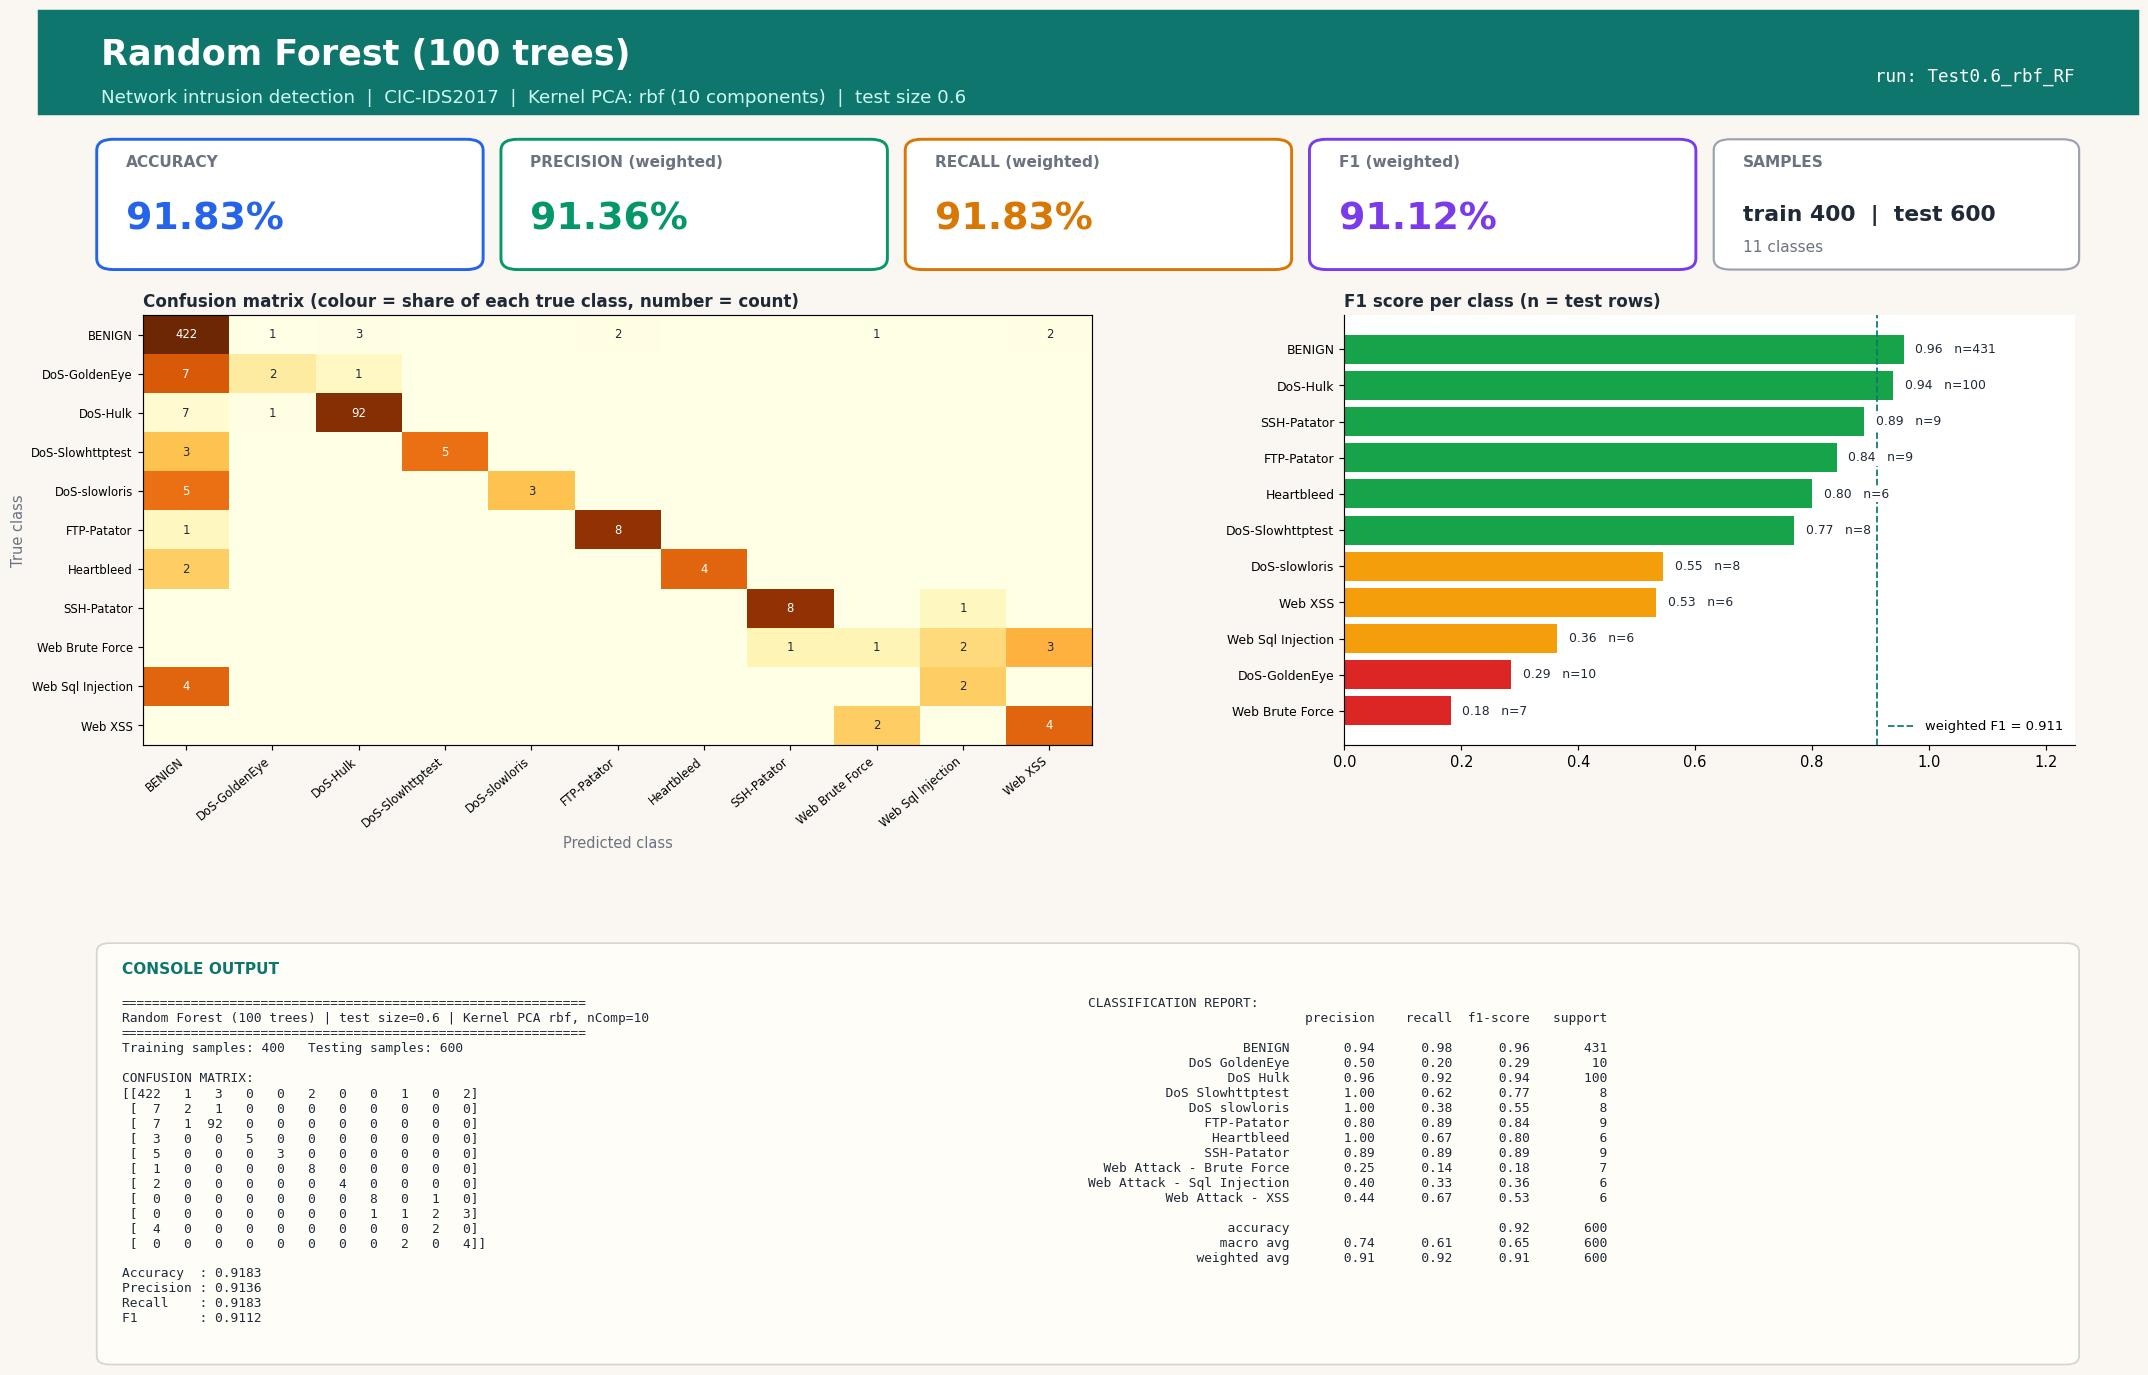

Write the Python code that produced this figure.
#!/usr/bin/env python3
"""Random Forest (100 trees) | Test size 0.6 | Kernel PCA kernel=rbf, n_components=10
CIC-IDS2017 (Tue+Wed+Thu-morning) 1000-row stratified sample.
Run in any IDE (Spyder / VS Code / PyCharm / Jupyter): open the file and press Run, no arguments needed.
Saves next to this file: 'Test0.6_rbf_RF.jpg' - one image with the console output (confusion matrix, metrics, classification report) plus charts."""
import json, os
import numpy as np
import matplotlib.pyplot as plt
from sklearn.decomposition import KernelPCA
from sklearn.ensemble import RandomForestClassifier
from sklearn.metrics import (accuracy_score, classification_report, confusion_matrix,
                             f1_score, precision_score, recall_score)
from sklearn.model_selection import train_test_split
from sklearn.preprocessing import StandardScaler

TEST_SIZE, KERNEL, N_COMP, ALG, ALG_NAME = 0.6, "rbf", 10, "RF", "Random Forest (100 trees)"
try:
    HERE = os.path.dirname(os.path.abspath(__file__))
except NameError:                      # Jupyter / interactive console
    HERE = os.getcwd()
def _find_root():                      # folder that contains data/sample.npz (works from any working directory)
    for p in (HERE, os.path.join(HERE, ".."), os.path.join(HERE, "..", ".."), os.getcwd()):
        if os.path.exists(os.path.join(p, "data", "sample.npz")):
            return os.path.abspath(p)
    raise FileNotFoundError("data/sample.npz not found - run prepare_data.py or keep the repo folder structure")
ROOT = _find_root()
tag = f"Test{TEST_SIZE}_{KERNEL}_{ALG}"

# 1. LOAD cached, cleaned sample (see prepare_data.py)
d = np.load(os.path.join(ROOT, "data", "sample.npz"), allow_pickle=True)
X, y, class_names = d["X"], d["y"], [str(c).replace("�", "-") for c in d["classes"]]

# 2. SPLIT
X_train, X_test, y_train, y_test = train_test_split(
    X, y, test_size=TEST_SIZE, random_state=42, stratify=y)

# 3. SCALE (fit on train only)
scaler = StandardScaler()
X_train = scaler.fit_transform(X_train); X_test = scaler.transform(X_test)

# 4. DIMENSIONALITY REDUCTION: Kernel PCA (fit on train only; gamma = sklearn default 1/n_features)
kpca = KernelPCA(n_components=N_COMP, kernel=KERNEL, random_state=0)
X_train = kpca.fit_transform(X_train); X_test = kpca.transform(X_test)

# 5. CLASSIFIER
classifier = RandomForestClassifier(n_estimators=100, random_state=0, n_jobs=1)
classifier.fit(X_train, y_train)
y_pred = classifier.predict(X_test)

# 6. METRICS
labels = np.arange(len(class_names))
cm = confusion_matrix(y_test, y_pred, labels=labels)
res = dict(test_size=TEST_SIZE, kernel=KERNEL, n_components=N_COMP, algorithm=ALG, model=ALG_NAME,
           n_train=int(len(y_train)), n_test=int(len(y_test)),
           accuracy=accuracy_score(y_test, y_pred),
           precision=precision_score(y_test, y_pred, average="weighted", zero_division=0),
           recall=recall_score(y_test, y_pred, average="weighted", zero_division=0),
           f1=f1_score(y_test, y_pred, average="weighted", zero_division=0))
report = classification_report(y_test, y_pred, labels=labels, target_names=class_names, zero_division=0)
lines = ["=" * 60, f"{ALG_NAME} | test size={TEST_SIZE} | Kernel PCA {KERNEL}, nComp={N_COMP}", "=" * 60,
         f"Training samples: {len(y_train)}   Testing samples: {len(y_test)}", "", "CONFUSION MATRIX:", np.array2string(cm), ""]
for k in ("accuracy", "precision", "recall", "f1"): lines.append(f"{k.capitalize():10s}: {res[k]:.4f}")
lines += ["", "CLASSIFICATION REPORT:", report]
console_output = "\n".join(lines); print(console_output)

# 7. VISUAL OUTPUT: ONE report-style image (banner, KPI cards, charts, console output) - real results only
from matplotlib.patches import FancyBboxPatch, Rectangle
short = [c.replace("Web Attack - ", "Web ").replace("DoS ", "DoS-") for c in class_names]
rep = classification_report(y_test, y_pred, labels=labels, target_names=class_names, zero_division=0, output_dict=True)
cmn = cm / np.maximum(cm.sum(axis=1, keepdims=True), 1)          # row-normalised = per-class recall
INK, MUTED, BG, ACC = "#1f2937", "#6b7280", "#faf7f2", "#0f766e"
fig = plt.figure(figsize=(20, 13.2), dpi=105, facecolor=BG)
fig.add_artist(Rectangle((0, 0.925), 1, 0.075, transform=fig.transFigure, color=ACC, zorder=0))
fig.text(0.03, 0.968, f"{ALG_NAME}", fontsize=24, fontweight="bold", color="white", va="center")
fig.text(0.03, 0.937, f"Network intrusion detection  |  CIC-IDS2017  |  Kernel PCA: {KERNEL} ({N_COMP} components)  |  test size {TEST_SIZE}",
         fontsize=12.5, color="#ccfbf1", va="center")
fig.text(0.97, 0.952, f"run: {tag}", fontsize=12, color="white", ha="right", va="center", family="monospace")

# KPI cards
cards = [("ACCURACY", res["accuracy"], "#2563eb"), ("PRECISION (weighted)", res["precision"], "#059669"),
         ("RECALL (weighted)", res["recall"], "#d97706"), ("F1 (weighted)", res["f1"], "#7c3aed")]
for i, (lab, v, col) in enumerate(cards):
    x0 = 0.03 + i * 0.1925
    fig.add_artist(FancyBboxPatch((x0, 0.815), 0.18, 0.09, boxstyle="round,pad=0.002,rounding_size=0.008", transform=fig.transFigure,
                                  facecolor="white", edgecolor=col, linewidth=2))
    fig.text(x0 + 0.012, 0.887, lab, fontsize=10.5, color=MUTED, fontweight="bold")
    fig.text(x0 + 0.012, 0.842, f"{v * 100:.2f}%", fontsize=26, color=col, fontweight="bold")
fig.add_artist(FancyBboxPatch((0.80, 0.815), 0.17, 0.09, boxstyle="round,pad=0.002,rounding_size=0.008", transform=fig.transFigure,
                              facecolor="white", edgecolor="#9ca3af", linewidth=1.5))
fig.text(0.812, 0.887, "SAMPLES", fontsize=10.5, color=MUTED, fontweight="bold")
fig.text(0.812, 0.848, f"train {res['n_train']}  |  test {res['n_test']}", fontsize=15, color=INK, fontweight="bold")
fig.text(0.812, 0.826, f"{len(class_names)} classes", fontsize=10.5, color=MUTED)

gs = fig.add_gridspec(1, 2, left=0.05, right=0.97, top=0.78, bottom=0.47, wspace=0.30, width_ratios=[1.3, 1])
ax1 = fig.add_subplot(gs[0, 0]); ax2 = fig.add_subplot(gs[0, 1])
for ax in (ax1, ax2): ax.set_facecolor("white")
im = ax1.imshow(cmn, cmap="YlOrBr", vmin=0, vmax=1, aspect="auto")
ax1.set_xticks(labels); ax1.set_yticks(labels); ax1.set_xticklabels(short, rotation=40, ha="right", fontsize=8); ax1.set_yticklabels(short, fontsize=8)
ax1.set_title("Confusion matrix (colour = share of each true class, number = count)", loc="left", fontsize=11.5, color=INK, fontweight="bold")
ax1.set_xlabel("Predicted class", color=MUTED); ax1.set_ylabel("True class", color=MUTED)
for a_ in labels:
    for b_ in labels:
        if cm[a_, b_]: ax1.text(b_, a_, cm[a_, b_], ha="center", va="center", fontsize=8, color="white" if cmn[a_, b_] > 0.6 else INK)
f1s = [rep[c]["f1-score"] for c in class_names]; sup = [int(rep[c]["support"]) for c in class_names]
order = np.argsort(f1s)
cols = ["#dc2626" if f1s[i] < 0.34 else "#f59e0b" if f1s[i] < 0.67 else "#16a34a" for i in order]
ax2.barh(range(len(order)), [f1s[i] for i in order], color=cols)
ax2.set_yticks(range(len(order))); ax2.set_yticklabels([short[i] for i in order], fontsize=8.5); ax2.set_xlim(0, 1.25)
ax2.set_title("F1 score per class (n = test rows)", loc="left", fontsize=11.5, color=INK, fontweight="bold")
for k, i in enumerate(order): ax2.text(f1s[i] + 0.02, k, f"{f1s[i]:.2f}   n={sup[i]}", va="center", fontsize=8.5, color=INK, zorder=5, bbox=dict(facecolor="white", edgecolor="none", pad=1))
for sp in ("top", "right"): ax2.spines[sp].set_visible(False)
ax2.axvline(res["f1"], color=ACC, ls="--", lw=1.2, label=f"weighted F1 = {res['f1']:.3f}"); ax2.legend(loc="lower right", fontsize=9, frameon=False)

# console output panel (same text that is printed to the console)
fig.add_artist(FancyBboxPatch((0.03, 0.025), 0.94, 0.30, boxstyle="round,pad=0.002,rounding_size=0.006", transform=fig.transFigure,
                              facecolor="#fffdf8", edgecolor="#d6d3d1", linewidth=1.2))
fig.text(0.04, 0.305, "CONSOLE OUTPUT", fontsize=10.5, color=ACC, fontweight="bold")
split_at = lines.index("CLASSIFICATION REPORT:")
fig.text(0.04, 0.288, "\n".join(lines[:split_at]), family="monospace", fontsize=8.8, color=INK, va="top")
fig.text(0.50, 0.288, "\n".join(lines[split_at:]), family="monospace", fontsize=8.8, color=INK, va="top")
plt.savefig(os.path.join(HERE, tag + ".jpg"), format="jpg", bbox_inches="tight", facecolor=BG)
if os.environ.get("ACN_NO_SHOW") != "1": plt.show()   # IDEs display the image; run_all.py disables this
plt.close()

os.makedirs(os.path.join(ROOT, "results", "json"), exist_ok=True)
with open(os.path.join(ROOT, "results", "json", tag + ".json"), "w") as f: json.dump(res, f)
